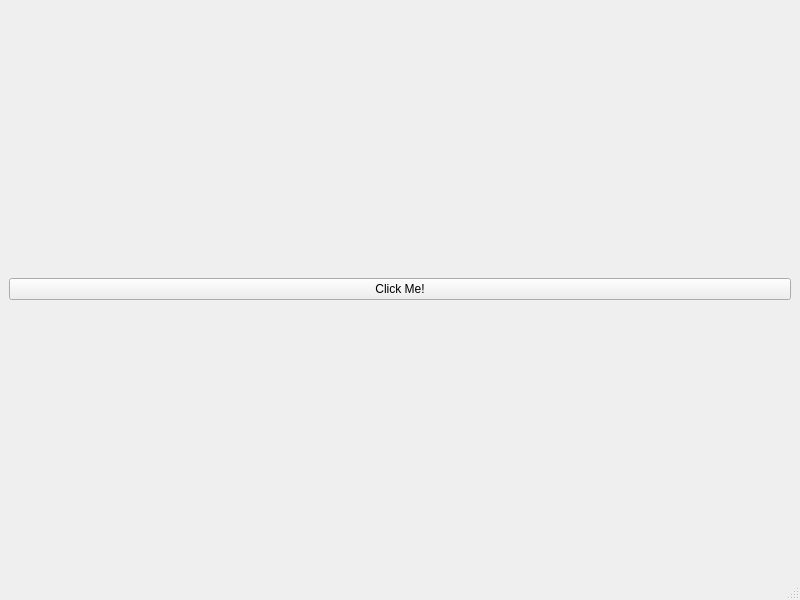
<?xml version="1.0" encoding="UTF-8"?>
<ui version="4.0">
 <class>MainWindow</class>
 <widget class="QMainWindow" name="MainWindow">
  <property name="geometry">
   <rect>
    <x>0</x>
    <y>0</y>
    <width>800</width>
    <height>600</height>
   </rect>
  </property>
  <property name="windowTitle">
   <string>MainWindow</string>
  </property>
  <widget class="QWidget" name="centralwidget">
   <layout class="QGridLayout" name="gridLayout">
    <item row="0" column="0">
     <widget class="QPushButton" name="pushButton">
      <property name="text">
       <string>Click Me!</string>
      </property>
     </widget>
    </item>
   </layout>
  </widget>
  <widget class="QMenuBar" name="menubar">
   <property name="geometry">
    <rect>
     <x>0</x>
     <y>0</y>
     <width>800</width>
     <height>21</height>
    </rect>
   </property>
  </widget>
  <widget class="QStatusBar" name="statusbar"/>
 </widget>
 <resources/>
 <connections/>
</ui>
